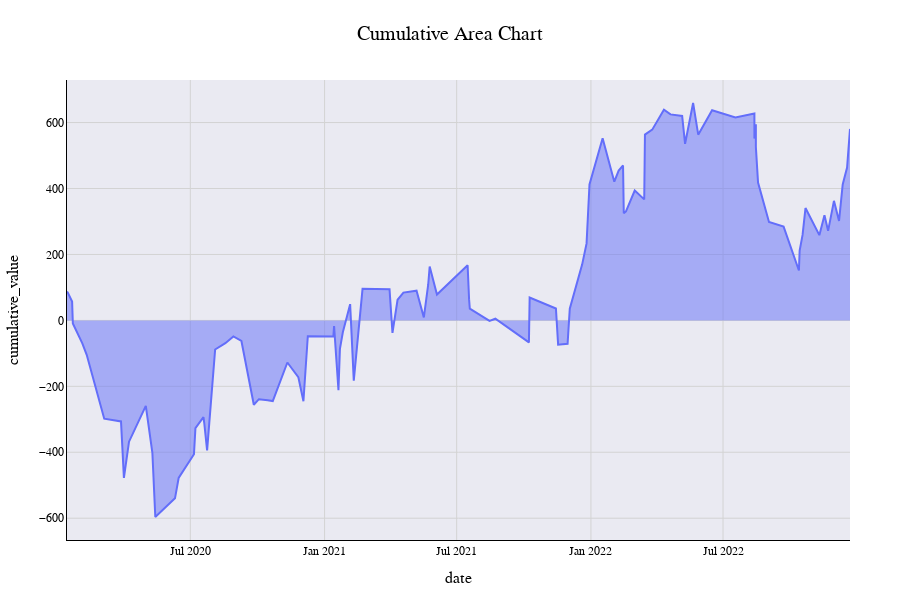

Source (notebook cell):
### Code cell
# 2. Filled line (area) chart: cumulative numeric over date
df_sorted = df.sort_values('date')
df_sorted['cumulative_value'] = df_sorted['value_numeric'].cumsum()
fig_area = px.area(df_sorted, x='date', y='cumulative_value', title='Cumulative Area Chart')
fig_area.update_layout(**DEFAULT_LAYOUT)
fig_line.update_layout(**LINE_LAYOUT)
fig_area.show()

### Figure 1 — Plotly figure (JSON) as saved in the notebook; plotly's stock layout.template omitted (floating-point values rounded to 4 significant figures)
{"data": [{"fillpattern": {"shape": ""}, "hovertemplate": "date=%{x}<br>cumulative_value=%{y}<extra></extra>", "legendgroup": "", "line": {"color": "#636efa"}, "marker": {"symbol": "circle"}, "mode": "lines", "name": "", "orientation": "v", "showlegend": false, "stackgroup": "1", "type": "scatter", "x": ["2020-01-14T00:00:00", "2020-01-15T00:00:00", "2020-01-21T00:00:00", "2020-01-22T00:00:00", "2020-02-04T00:00:00", "2020-02-10T00:00:00", "2020-03-05T00:00:00", "2020-03-28T00:00:00", "2020-04-01T00:00:00", "2020-04-08T00:00:00", "2020-05-01T00:00:00", "2020-05-10T00:00:00", "2020-05-14T00:00:00", "2020-06-10T00:00:00", "2020-06-15T00:00:00", "2020-07-06T00:00:00", "2020-07-08T00:00:00", "2020-07-19T00:00:00", "2020-07-20T00:00:00", "2020-07-24T00:00:00", "2020-08-04T00:00:00", "2020-08-18T00:00:00", "2020-08-29T00:00:00", "2020-09-09T00:00:00", "2020-09-26T00:00:00", "2020-10-03T00:00:00", "2020-10-15T00:00:00", "2020-10-22T00:00:00", "2020-11-11T00:00:00", "2020-11-26T00:00:00", "2020-12-03T00:00:00", "2020-12-09T00:00:00", "2021-01-13T00:00:00", "2021-01-14T00:00:00", "2021-01-20T00:00:00", "2021-01-22T00:00:00", "2021-01-26T00:00:00", "2021-02-05T00:00:00", "2021-02-10T00:00:00", "2021-02-22T00:00:00", "2021-03-31T00:00:00", "2021-04-04T00:00:00", "2021-04-11T00:00:00", "2021-04-19T00:00:00", "2021-05-07T00:00:00", "2021-05-17T00:00:00", "2021-05-23T00:00:00", "2021-05-25T00:00:00", "2021-06-04T00:00:00", "2021-07-16T00:00:00", "2021-07-18T00:00:00", "2021-07-19T00:00:00", "2021-08-15T00:00:00", "2021-08-23T00:00:00", "2021-10-08T00:00:00", "2021-10-09T00:00:00", "2021-11-14T00:00:00", "2021-11-17T00:00:00", "2021-11-30T00:00:00", "2021-12-03T00:00:00", "2021-12-20T00:00:00", "2021-12-26T00:00:00", "2021-12-30T00:00:00", "2022-01-17T00:00:00", "2022-02-02T00:00:00", "2022-02-08T00:00:00", "2022-02-14T00:00:00", "2022-02-15T00:00:00", "2022-02-18T00:00:00", "2022-03-02T00:00:00", "2022-03-15T00:00:00", "2022-03-16T00:00:00", "2022-03-26T00:00:00", "2022-04-11T00:00:00", "2022-04-20T00:00:00", "2022-05-06T00:00:00", "2022-05-10T00:00:00", "2022-05-21T00:00:00", "2022-05-28T00:00:00", "2022-06-16T00:00:00", "2022-07-18T00:00:00", "2022-08-13T00:00:00", "2022-08-13T00:00:00", "2022-08-15T00:00:00", "2022-08-15T00:00:00", "2022-08-18T00:00:00", "2022-09-02T00:00:00", "2022-09-22T00:00:00", "2022-10-13T00:00:00", "2022-10-14T00:00:00", "2022-10-18T00:00:00", "2022-10-22T00:00:00", "2022-11-10T00:00:00", "2022-11-17T00:00:00", "2022-11-22T00:00:00", "2022-11-30T00:00:00", "2022-12-07T00:00:00", "2022-12-12T00:00:00", "2022-12-18T00:00:00", "2022-12-22T00:00:00"], "xaxis": "x", "y": [87.33, 84.36, 57.37, -9.459, -69.6, -104.5, -298.1, -306.5, -477.6, -368.0, -259.3, -401.9, -596.4, -539.7, -478.0, -405.9, -327.0, -293.3, -309.8, -394.4, -88.33, -69.27, -48.7, -62.43, -255.9, -239.0, -242.1, -244.7, -127.7, -171.9, -245.4, -47.92, -49.08, -17.49, -211.5, -86.59, -36.23, 49.17, -182.6, 95.76, 94.19, -38.0, 62.5, 84.19, 90.12, 8.766, 108.8, 163.2, 78.43, 167.2, 64.41, 35.86, -1.453, 5.112, -66.92, 69.53, 35.98, -73.69, -70.88, 35.65, 170.0, 233.5, 412.3, 552.5, 420.6, 454.4, 469.7, 325.3, 330.4, 393.8, 367.0, 563.5, 578.6, 639.1, 624.8, 620.2, 535.6, 659.3, 563.3, 637.5, 615.7, 627.6, 551.3, 594.5, 526.3, 418.2, 298.5, 284.2, 151.2, 211.9, 259.1, 340.7, 258.5, 319.1, 271.6, 362.6, 301.7, 412.2, 463.4, 580.6], "yaxis": "y"}], "layout": {"colorway": ["#636EFA", "#EF553B", "#00CC96", "#AB63FA", "#FFA15A", "#19D3F3"], "height": 600, "hoverlabel": {"bgcolor": "white", "font": {"family": "Arial", "size": 12}}, "legend": {"font": {"size": 12}, "orientation": "h", "tracegroupgap": 0, "x": 0.5, "xanchor": "center", "y": -0.2}, "margin": {"b": 60, "l": 60, "r": 50, "t": 80}, "title": {"font": {"color": "black", "family": "Arial", "size": 20}, "text": "Cumulative Area Chart"}, "width": 900, "xaxis": {"anchor": "y", "domain": [0, 1], "gridcolor": "lightgray", "linecolor": "black", "showgrid": true, "showline": true, "tickfont": {"color": "black", "family": "Arial", "size": 12}, "title": {"font": {"color": "black", "family": "Arial", "size": 16}, "text": "date"}, "zeroline": false}, "yaxis": {"anchor": "x", "domain": [0, 1], "gridcolor": "lightgray", "linecolor": "black", "showgrid": true, "showline": true, "tickfont": {"color": "black", "family": "Arial", "size": 12}, "title": {"font": {"color": "black", "family": "Arial", "size": 16}, "text": "cumulative_value"}, "zeroline": false}}}
